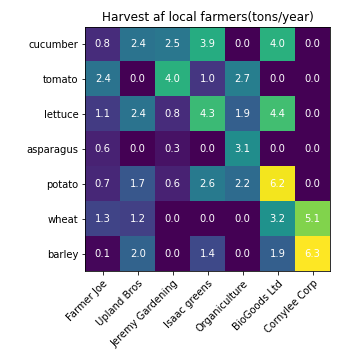

The Python source for this figure:
import matplotlib.pyplot as plt
import  numpy as np

# Plot confusion matrix or rep data that that depends on 2 independent vars
# Need 2 arrays af categorical data and a 2D array to rep the data to color code
vegetables = ["cucumber", "tomato", "lettuce", "asparagus", "potato", "wheat", "barley"]
farmers = ["Farmer Joe", "Upland Bros", "Jeremy Gardening", "Isaac greens", "Organiculture",\
           "BioGoods Ltd", "Cornylee Corp"]
harvest = np.array([[0.8, 2.4, 2.5, 3.9, 0.0, 4.0, 0.0],\
                    [2.4, 0.0, 4.0, 1.0, 2.7, 0.0, 0.0],\
                    [1.1, 2.4, 0.8, 4.3, 1.9, 4.4, 0.0],\
                    [0.6, 0.0, 0.3, 0.0, 3.1, 0.0, 0.0],\
                    [0.7, 1.7, 0.6, 2.6, 2.2, 6.2, 0.0],\
                    [1.3, 1.2, 0.0, 0.0, 0.0, 3.2, 5.1],\
                    [0.1, 2.0, 0.0, 1.4, 0.0, 1.9, 6.3]])
fig, ax = plt.subplots(figsize=(5, 5))
ax.imshow(harvest)

#  Show ticks and label them with respective list entries
ax.set_xticks(np.arange(len(farmers)), labels=farmers)
ax.set_yticks(np.arange(len(vegetables)), labels=vegetables)

# Rotate the ticklabels and set their alighnment
plt.setp(ax.get_xticklabels(), rotation=45, ha="right",\
         rotation_mode="anchor")

# Loop over data dimensions and create text annotations
for i in range(len(vegetables)):
    for j in range(len(farmers)):
        text = ax.text(j, i, harvest[i, j], ha="center", va="center", color="w")

ax.set_title("Harvest af local farmers(tons/year)")
fig.tight_layout()
plt.savefig("annotation_heatmap.png")
plt.show()